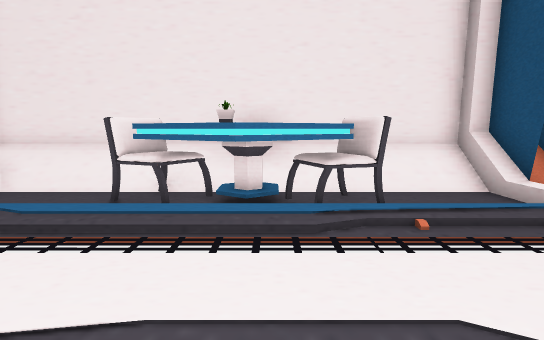
[1] (above)

12 first-person views from a walk through a scene from a Unity 3-D project. The camera is 1.4 m above the floor, tilts 8° down and sees 85° across. The floor is counted in squares, 1 m on a side. Each view is taken from the middle of a square. On the plan, view 1 faces up. The plan holds only what a view shows up to about 14 squares ahead; the rest is blank. The place goes on beyond the plan. The player character is not drawn.

[2]
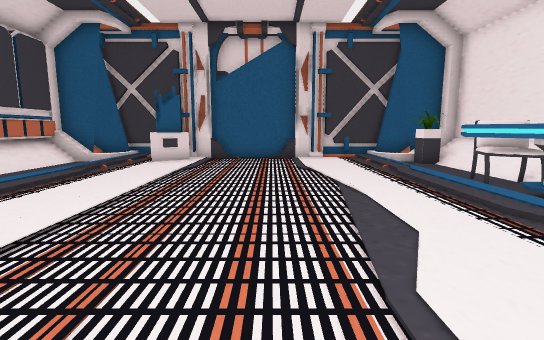

[3]
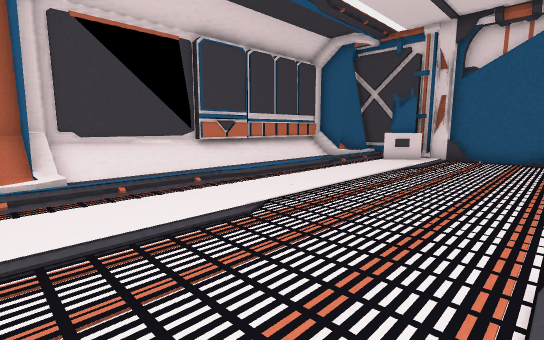

[4]
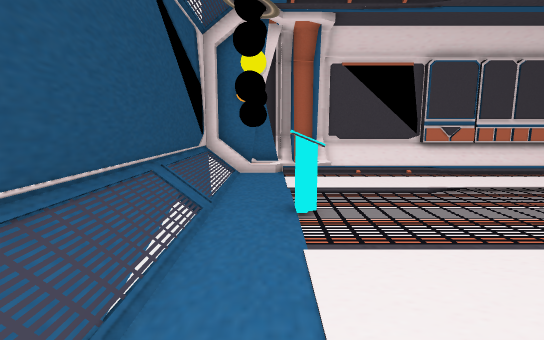

[5]
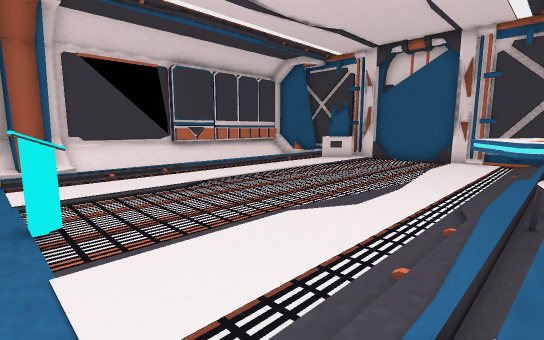

[6]
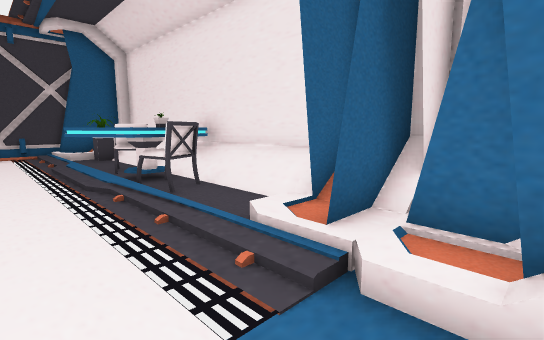

[7]
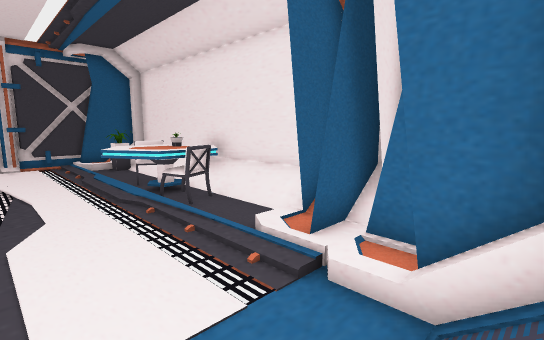

[8]
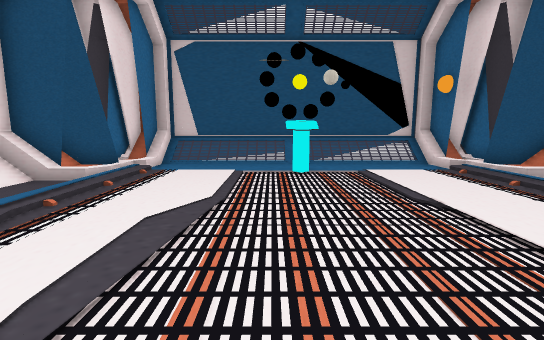

[9]
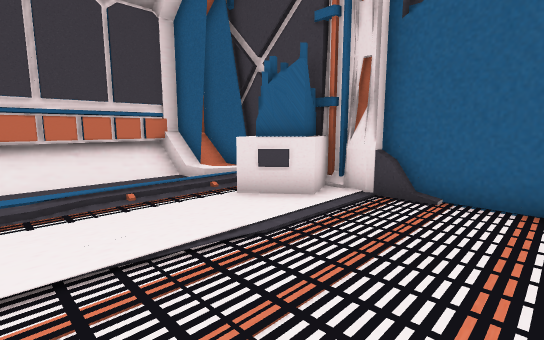

[10]
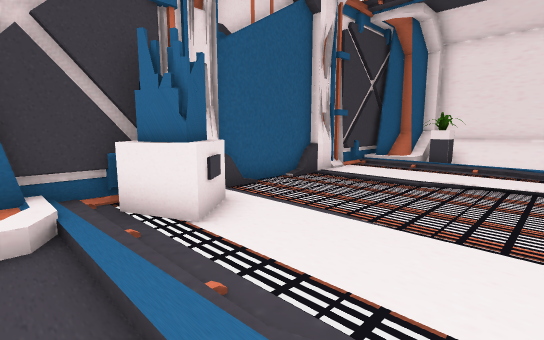

[11]
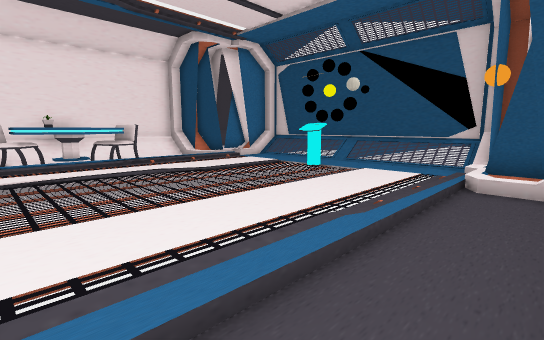

[12]
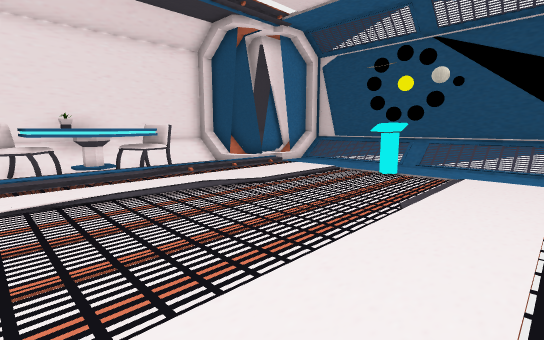

### Floor plan
Key: @ floor where view 1 was taken; # wall or solid block; . main floor; : floor 0.25 m higher than the main floor; / step, stairs or slope; = window, fence, low wall or low ledge; ^ raised ledge; O other object.
Columns run from 9 left of view 1 to 10 right of it. Each row starts with its distance up from view 1.
  8       #######
  7 ########OOO#####
  6 ##OO..OOOOOO..####
  5 #/O///OOOOOO///#:##
  4 #/////::OO////////##
  3 #................./=
  2 #................./=
  1 #................./=
  0 #........@......../=
 -1 #..............^../=
 -2 #................./=
 -3 #................./=
 -4 ###.............../=
 -5 ###.............../=
 -6 #/////::::////////##
 -7 #//...........:####
 -8 #/#///////////###
 -9 ################

Positions as (right, up) in squares from view 1, and headings:
1: (0, 0), facing up
2: (5, 0), facing left
3: (6, 1), facing down-left
4: (7, 5), facing down
5: (7, 5), facing down-left
6: (8, 2), facing up-left
7: (9, 1), facing up-left
8: (-3, 0), facing right
9: (-3, 0), facing down-left
10: (-3, -7), facing up-left
11: (-3, -8), facing up-right
12: (-3, -5), facing up-right
